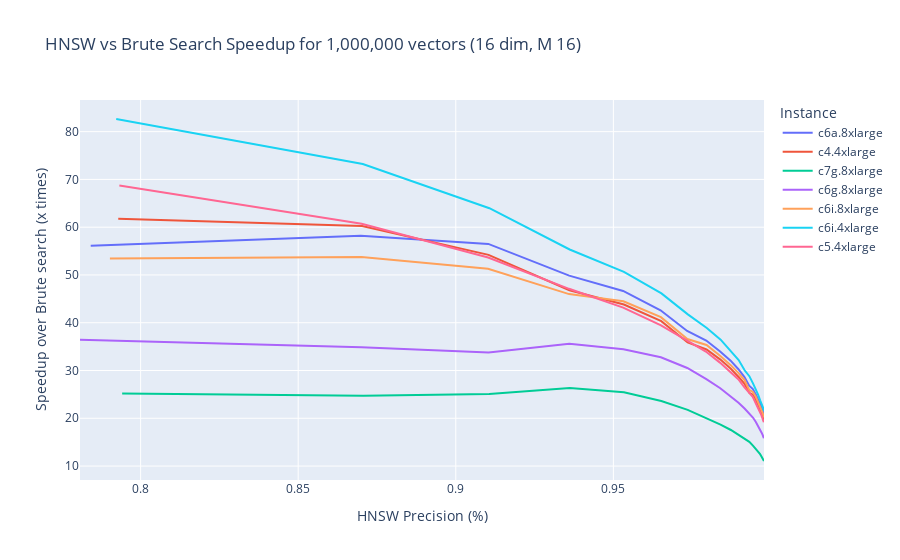

The code cell stored with this chart in its notebook:
### Code cell
plotTitle = "HNSW vs Brute Search Speedup for {:n} vectors ({} dim, M {})".format(Decimal(int(bench["Size"][0])), bench["Dim"][0], bench["M"][0])
plotLables={
    "hnswvsbrutesearch": "Speedup over Brute search (x times)",
    "HNSWPrecision": "HNSW Precision (%)",
    "instance": "Instance",
}

fig = plx.line(bench, x="HNSWPrecision", y="hnswvsbrutesearch", color="instance", title=plotTitle, labels=plotLables)

fig.update_xaxes(categoryorder='total descending')

fig.write_image("hnsw_vs_brute_search_speedup.png", scale=4)
fig.write_html("hnsw_vs_brute_search_speedup.html")
fig.show()

### Figure 1 — Plotly figure (JSON) as saved in the notebook; plotly's stock layout.template omitted (floating-point values rounded to 4 significant figures)
{"data": [{"hovertemplate": "Instance=c6a.8xlarge<br>HNSW Precision (%)=%{x}<br>Speedup over Brute search (x times)=%{y}<extra></extra>", "legendgroup": "c6a.8xlarge", "line": {"color": "#636efa", "dash": "solid"}, "marker": {"symbol": "circle"}, "mode": "lines", "name": "c6a.8xlarge", "orientation": "v", "showlegend": true, "type": "scatter", "x": [0.7842, 0.8699, 0.9103, 0.936, 0.9531, 0.965, 0.9734, 0.9795, 0.9839, 0.9872, 0.9897, 0.9916, 0.9931, 0.9943, 0.9952, 0.9959, 0.9966, 0.997, 0.9974, 0.9978], "xaxis": "x", "y": [56.11, 58.2, 56.5, 49.86, 46.65, 42.61, 38.28, 36.27, 33.97, 32.06, 30.27, 28.62, 26.83, 26.11, 25.0, 24.02, 23.07, 22.25, 21.42, 20.71], "yaxis": "y"}, {"hovertemplate": "Instance=c4.4xlarge<br>HNSW Precision (%)=%{x}<br>Speedup over Brute search (x times)=%{y}<extra></extra>", "legendgroup": "c4.4xlarge", "line": {"color": "#EF553B", "dash": "solid"}, "marker": {"symbol": "circle"}, "mode": "lines", "name": "c4.4xlarge", "orientation": "v", "showlegend": true, "type": "scatter", "x": [0.7929, 0.8703, 0.9104, 0.9361, 0.9533, 0.9652, 0.9736, 0.9796, 0.984, 0.9873, 0.9897, 0.9916, 0.9931, 0.9943, 0.9952, 0.9959, 0.9965, 0.997, 0.9974, 0.9978], "xaxis": "x", "y": [61.77, 60.26, 54.21, 46.81, 43.82, 40.33, 35.87, 34.4, 32.29, 30.36, 28.65, 27.19, 25.32, 24.93, 23.88, 22.88, 21.92, 21.12, 20.32, 19.6], "yaxis": "y"}, {"hovertemplate": "Instance=c7g.8xlarge<br>HNSW Precision (%)=%{x}<br>Speedup over Brute search (x times)=%{y}<extra></extra>", "legendgroup": "c7g.8xlarge", "line": {"color": "#00cc96", "dash": "solid"}, "marker": {"symbol": "circle"}, "mode": "lines", "name": "c7g.8xlarge", "orientation": "v", "showlegend": true, "type": "scatter", "x": [0.7941, 0.8706, 0.9106, 0.9362, 0.9534, 0.9652, 0.9736, 0.9796, 0.984, 0.9873, 0.9898, 0.9916, 0.9931, 0.9943, 0.9952, 0.996, 0.9966, 0.997, 0.9975, 0.9978], "xaxis": "x", "y": [25.17, 24.7, 25.08, 26.35, 25.43, 23.6, 21.76, 20.07, 18.68, 17.55, 16.53, 15.62, 15.06, 14.26, 13.6, 13.05, 12.48, 11.97, 11.47, 11.06], "yaxis": "y"}, {"hovertemplate": "Instance=c6g.8xlarge<br>HNSW Precision (%)=%{x}<br>Speedup over Brute search (x times)=%{y}<extra></extra>", "legendgroup": "c6g.8xlarge", "line": {"color": "#ab63fa", "dash": "solid"}, "marker": {"symbol": "circle"}, "mode": "lines", "name": "c6g.8xlarge", "orientation": "v", "showlegend": true, "type": "scatter", "x": [0.7808, 0.87, 0.9104, 0.936, 0.9532, 0.9651, 0.9735, 0.9795, 0.9839, 0.9872, 0.9897, 0.9916, 0.9931, 0.9943, 0.9952, 0.996, 0.9965, 0.997, 0.9974, 0.9977], "xaxis": "x", "y": [36.45, 34.86, 33.76, 35.59, 34.43, 32.77, 30.53, 28.19, 26.29, 24.63, 23.25, 22.05, 21.1, 20.15, 19.22, 18.43, 17.74, 16.99, 16.41, 15.82], "yaxis": "y"}, {"hovertemplate": "Instance=c6i.8xlarge<br>HNSW Precision (%)=%{x}<br>Speedup over Brute search (x times)=%{y}<extra></extra>", "legendgroup": "c6i.8xlarge", "line": {"color": "#FFA15A", "dash": "solid"}, "marker": {"symbol": "circle"}, "mode": "lines", "name": "c6i.8xlarge", "orientation": "v", "showlegend": true, "type": "scatter", "x": [0.7903, 0.8701, 0.9102, 0.9359, 0.9532, 0.9651, 0.9735, 0.9796, 0.9839, 0.9872, 0.9897, 0.9916, 0.9931, 0.9943, 0.9952, 0.9959, 0.9965, 0.997, 0.9974, 0.9978], "xaxis": "x", "y": [53.47, 53.74, 51.29, 45.99, 44.49, 41.18, 36.59, 35.36, 33.03, 31.12, 29.45, 28.0, 25.93, 25.52, 24.5, 23.42, 22.5, 21.66, 20.99, 20.16], "yaxis": "y"}, {"hovertemplate": "Instance=c6i.4xlarge<br>HNSW Precision (%)=%{x}<br>Speedup over Brute search (x times)=%{y}<extra></extra>", "legendgroup": "c6i.4xlarge", "line": {"color": "#19d3f3", "dash": "solid"}, "marker": {"symbol": "circle"}, "mode": "lines", "name": "c6i.4xlarge", "orientation": "v", "showlegend": true, "type": "scatter", "x": [0.7923, 0.8705, 0.9107, 0.9361, 0.9534, 0.9653, 0.9736, 0.9796, 0.984, 0.9873, 0.9898, 0.9916, 0.9931, 0.9943, 0.9952, 0.996, 0.9966, 0.9971, 0.9975, 0.9978], "xaxis": "x", "y": [82.65, 73.23, 63.97, 55.33, 50.63, 46.15, 41.76, 38.91, 36.45, 33.92, 32.2, 30.05, 28.82, 27.31, 26.07, 24.92, 23.77, 23.15, 22.3, 21.55], "yaxis": "y"}, {"hovertemplate": "Instance=c5.4xlarge<br>HNSW Precision (%)=%{x}<br>Speedup over Brute search (x times)=%{y}<extra></extra>", "legendgroup": "c5.4xlarge", "line": {"color": "#FF6692", "dash": "solid"}, "marker": {"symbol": "circle"}, "mode": "lines", "name": "c5.4xlarge", "orientation": "v", "showlegend": true, "type": "scatter", "x": [0.7933, 0.8701, 0.9103, 0.9359, 0.9531, 0.965, 0.9733, 0.9793, 0.9838, 0.9871, 0.9896, 0.9915, 0.993, 0.9942, 0.9951, 0.9959, 0.9965, 0.997, 0.9974, 0.9977], "xaxis": "x", "y": [68.74, 60.74, 53.66, 47.1, 43.16, 39.49, 36.32, 33.97, 31.65, 29.79, 28.18, 26.53, 25.42, 24.49, 23.2, 22.19, 21.38, 20.62, 19.8, 19.16], "yaxis": "y"}], "layout": {"legend": {"title": {"text": "Instance"}, "tracegroupgap": 0}, "title": {"text": "HNSW vs Brute Search Speedup for 1,000,000 vectors (16 dim, M 16)"}, "xaxis": {"anchor": "y", "categoryorder": "total descending", "domain": [0, 1], "title": {"text": "HNSW Precision (%)"}}, "yaxis": {"anchor": "x", "domain": [0, 1], "title": {"text": "Speedup over Brute search (x times)"}}}}
